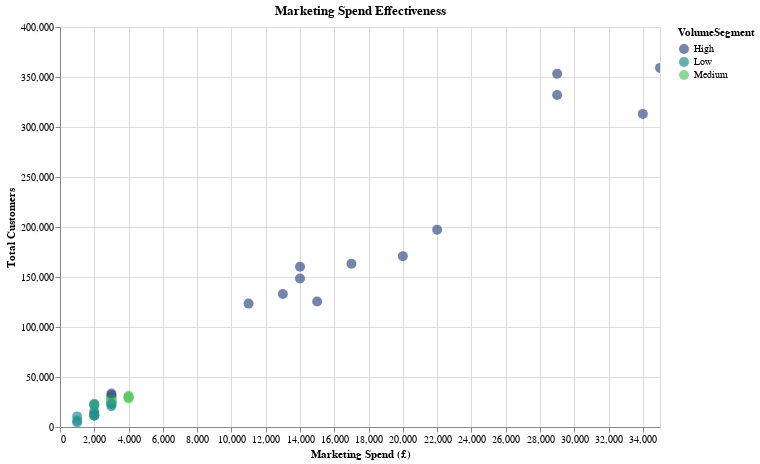

The notebook cell this image was saved under:
### Markdown cell above
#### 1️⃣**Marketing Spend Effectiveness Chart**  

This interactive scatter plot visualizes the relationship between **Marketing Spend (£)** and **Total Customers**, with colors representing **Volume Segments**.  

##### **User Interactions:**  
✅ **Hover** over points to see **Store Name, Marketing Spend, Customers, and Size**.  
✅ **Pan & Zoom** using click-and-drag or scroll to explore different spending levels.  
✅ **Dynamic Colors** distinguish store performance by volume segment.  
✅ **Adjustable Axes** allow a detailed view of marketing efficiency.  

**How to Use:**  
- Identify trends between marketing spend and customer footfall.  
- Compare store performance by hovering over data points.  
- Spot outliers and assess marketing effectiveness efficiently.

### Code cell
chart_marketing = alt.Chart(df_summary).mark_circle(size=100).encode(
    x=alt.X('Marketing (£):Q', title="Marketing Spend (£)"),
    y=alt.Y('Customers:Q', title="Total Customers"),
    color=alt.Color('VolumeSegment:N', scale=alt.Scale(scheme='viridis')),
    tooltip=['Store', 'Marketing (£)', 'Customers', 'Size (msq)']
).properties(
    width=600, height=400,
    title="Marketing Spend Effectiveness"
).interactive()

chart_marketing.display()

### Figure 1 — Vega-Lite specification as saved in the notebook (floating-point values rounded to 4 significant figures)
{"config": {"view": {"continuousWidth": 300, "continuousHeight": 300}}, "data": {"name": "data-8f6c915c45836e0576d4d4f36b1fa388"}, "mark": {"type": "circle", "size": 100}, "encoding": {"color": {"field": "VolumeSegment", "scale": {"scheme": "viridis"}, "type": "nominal"}, "tooltip": [{"field": "Store", "type": "nominal"}, {"field": "Marketing (£)", "type": "quantitative"}, {"field": "Customers", "type": "quantitative"}, {"field": "Size (msq)", "type": "quantitative"}], "x": {"field": "Marketing (£)", "title": "Marketing Spend (£)", "type": "quantitative"}, "y": {"field": "Customers", "title": "Total Customers", "type": "quantitative"}}, "height": 400, "params": [{"name": "param_1", "select": {"type": "interval", "encodings": ["x", "y"]}, "bind": "scales"}], "title": "Marketing Spend Effectiveness", "width": 600, "$schema": "https://vega.github.io/schema/vega-lite/v5.20.1.json", "datasets": {"data-8f6c915c45836e0576d4d4f36b1fa388": [{"Store": "WPT", "Marketing (£)": 35000, "Overheads (£)": 82000, "Size (msq)": 6242, "Staff": 64, "Customers": 359101, "CustomersPer£": 10.26, "CustomersPerSqm": 57.53, "CustomersPerStaff": 5611.0, "Status": "Operational", "VolumeSegment": "High"}, {"Store": "QUF", "Marketing (£)": 2000, "Overheads (£)": 83000, "Size (msq)": 93, "Staff": 1, "Customers": 11859, "CustomersPer£": 5.929, "CustomersPerSqm": 127.5, "CustomersPerStaff": 11860.0, "Status": "New", "VolumeSegment": "Low"}, {"Store": "WWU", "Marketing (£)": 2000, "Overheads (£)": 76000, "Size (msq)": 376, "Staff": 4, "Customers": 21856, "CustomersPer£": 10.93, "CustomersPerSqm": 58.13, "CustomersPerStaff": 5464.0, "Status": "Operational", "VolumeSegment": "Low"}, {"Store": "ZIG", "Marketing (£)": 3000, "Overheads (£)": 98000, "Size (msq)": 392, "Staff": 3, "Customers": 24824, "CustomersPer£": 8.275, "CustomersPerSqm": 63.33, "CustomersPerStaff": 8275.0, "Status": "Operational", "VolumeSegment": "Medium"}, {"Store": "VBO", "Marketing (£)": 20000, "Overheads (£)": 28000, "Size (msq)": 1129, "Staff": 8, "Customers": 170874, "CustomersPer£": 8.544, "CustomersPerSqm": 151.3, "CustomersPerStaff": 21360.0, "Status": "Operational", "VolumeSegment": "High"}, {"Store": "GIN", "Marketing (£)": 3000, "Overheads (£)": 64000, "Size (msq)": 208, "Staff": 2, "Customers": 20816, "CustomersPer£": 6.939, "CustomersPerSqm": 100.1, "CustomersPerStaff": 10410.0, "Status": "Operational", "VolumeSegment": "Low"}, {"Store": "QOU", "Marketing (£)": 1000, "Overheads (£)": 76000, "Size (msq)": 115, "Staff": 1, "Customers": 6202, "CustomersPer£": 6.202, "CustomersPerSqm": 53.93, "CustomersPerStaff": 6202.0, "Status": "New", "VolumeSegment": "Low"}, {"Store": "RVP", "Marketing (£)": 13000, "Overheads (£)": 95000, "Size (msq)": 877, "Staff": 9, "Customers": 132917, "CustomersPer£": 10.22, "CustomersPerSqm": 151.6, "CustomersPerStaff": 14770.0, "Status": "Operational", "VolumeSegment": "High"}, {"Store": "VCF", "Marketing (£)": 3000, "Overheads (£)": 48000, "Size (msq)": 473, "Staff": 3, "Customers": 25937, "CustomersPer£": 8.646, "CustomersPerSqm": 54.84, "CustomersPerStaff": 8646.0, "Status": "Operational", "VolumeSegment": "Medium"}, {"Store": "ZCW", "Marketing (£)": 3000, "Overheads (£)": 16000, "Size (msq)": 444, "Staff": 4, "Customers": 26909, "CustomersPer£": 8.97, "CustomersPerSqm": 60.61, "CustomersPerStaff": 6727.0, "Status": "Operational", "VolumeSegment": "Medium"}, {"Store": "VVE", "Marketing (£)": 29000, "Overheads (£)": 81000, "Size (msq)": 2376, "Staff": 22, "Customers": 353218, "CustomersPer£": 12.18, "CustomersPerSqm": 148.7, "CustomersPerStaff": 16060.0, "Status": "Operational", "VolumeSegment": "High"}, {"Store": "BCD", "Marketing (£)": 1000, "Overheads (£)": 78000, "Size (msq)": 142, "Staff": 2, "Customers": 10594, "CustomersPer£": 10.59, "CustomersPerSqm": 74.61, "CustomersPerStaff": 5297.0, "Status": "Closed", "VolumeSegment": "Low"}, {"Store": "FOX", "Marketing (£)": 4000, "Overheads (£)": 90000, "Size (msq)": 606, "Staff": 7, "Customers": 28612, "CustomersPer£": 7.153, "CustomersPerSqm": 47.21, "CustomersPerStaff": 4087.0, "Status": "Operational", "VolumeSegment": "Medium"}, {"Store": "TVW", "Marketing (£)": 17000, "Overheads (£)": 91000, "Size (msq)": 1855, "Staff": 13, "Customers": 163302, "CustomersPer£": 9.606, "CustomersPerSqm": 88.03, "CustomersPerStaff": 12560.0, "Status": "Operational", "VolumeSegment": "High"}, {"Store": "VPA", "Marketing (£)": 3000, "Overheads (£)": 80000, "Size (msq)": 629, "Staff": 5, "Customers": 28469, "CustomersPer£": 9.49, "CustomersPerSqm": 45.26, "CustomersPerStaff": 5694.0, "Status": "Operational", "VolumeSegment": "Medium"}, {"Store": "IIU", "Marketing (£)": 3000, "Overheads (£)": 21000, "Size (msq)": 219, "Staff": 2, "Customers": 29760, "CustomersPer£": 9.92, "CustomersPerSqm": 135.9, "CustomersPerStaff": 14880.0, "Status": "Operational", "VolumeSegment": "Medium"}, {"Store": "ICK", "Marketing (£)": 3000, "Overheads (£)": 65000, "Size (msq)": 370, "Staff": 4, "Customers": 30833, "CustomersPer£": 10.28, "CustomersPerSqm": 83.33, "CustomersPerStaff": 7708.0, "Status": "Operational", "VolumeSegment": "Medium"}, {"Store": "YWC", "Marketing (£)": 4000, "Overheads (£)": 49000, "Size (msq)": 229, "Staff": 3, "Customers": 30278, "CustomersPer£": 7.569, "CustomersPerSqm": 132.2, "CustomersPerStaff": 10090.0, "Status": "Operational", "VolumeSegment": "Medium"}, {"Store": "RBZ", "Marketing (£)": 2000, "Overheads (£)": 78000, "Size (msq)": 201, "Staff": 2, "Customers": 13412, "CustomersPer£": 6.706, "CustomersPerSqm": 66.73, "CustomersPerStaff": 6706.0, "Status": "Operational", "VolumeSegment": "Low"}, {"Store": "SJR", "Marketing (£)": 15000, "Overheads (£)": 40000, "Size (msq)": 1247, "Staff": 9, "Customers": 125503, "CustomersPer£": 8.367, "CustomersPerSqm": 100.6, "CustomersPerStaff": 13940.0, "Status": "Operational", "VolumeSegment": "High"}, {"Store": "SPC", "Marketing (£)": 14000, "Overheads (£)": 89000, "Size (msq)": 1417, "Staff": 10, "Customers": 148419, "CustomersPer£": 10.6, "CustomersPerSqm": 104.7, "CustomersPerStaff": 14840.0, "Status": "Operational", "VolumeSegment": "High"}, {"Store": "AIO", "Marketing (£)": 2000, "Overheads (£)": 91000, "Size (msq)": 275, "Staff": 3, "Customers": 16043, "CustomersPer£": 8.021, "CustomersPerSqm": 58.34, "CustomersPerStaff": 5348.0, "Status": "Closed", "VolumeSegment": "Low"}, {"Store": "AQZ", "Marketing (£)": 2000, "Overheads (£)": 56000, "Size (msq)": 184, "Staff": 2, "Customers": 11469, "CustomersPer£": 5.734, "CustomersPerSqm": 62.33, "CustomersPerStaff": 5734.0, "Status": "New", "VolumeSegment": "Low"}, {"Store": "RIK", "Marketing (£)": 1000, "Overheads (£)": 46000, "Size (msq)": 71, "Staff": 1, "Customers": 4538, "CustomersPer£": 4.538, "CustomersPerSqm": 63.92, "CustomersPerStaff": 4538.0, "Status": "New", "VolumeSegment": "Low"}, {"Store": "FWI", "Marketing (£)": 3000, "Overheads (£)": 20000, "Size (msq)": 542, "Staff": 3, "Customers": 24701, "CustomersPer£": 8.234, "CustomersPerSqm": 45.57, "CustomersPerStaff": 8234.0, "Status": "Operational", "VolumeSegment": "Medium"}, {"Store": "XKX", "Marketing (£)": 4000, "Overheads (£)": 26000, "Size (msq)": 470, "Staff": 4, "Customers": 31212, "CustomersPer£": 7.803, "CustomersPerSqm": 66.41, "CustomersPerStaff": 7803.0, "Status": "Operational", "VolumeSegment": "Medium"}, {"Store": "XCM", "Marketing (£)": 3000, "Overheads (£)": 63000, "Size (msq)": 238, "Staff": 2, "Customers": 31963, "CustomersPer£": 10.65, "CustomersPerSqm": 134.3, "CustomersPerStaff": 15980.0, "Status": "Operational", "VolumeSegment": "High"}, {"Store": "WQK", "Marketing (£)": 2000, "Overheads (£)": 23000, "Size (msq)": 291, "Staff": 2, "Customers": 23279, "CustomersPer£": 11.64, "CustomersPerSqm": 80.0, "CustomersPerStaff": 11640.0, "Status": "Operational", "VolumeSegment": "Medium"}, {"Store": "GCC", "Marketing (£)": 2000, "Overheads (£)": 11000, "Size (msq)": 370, "Staff": 3, "Customers": 22784, "CustomersPer£": 11.39, "CustomersPerSqm": 61.58, "CustomersPerStaff": 7595.0, "Status": "Operational", "VolumeSegment": "Low"}, {"Store": "UJB", "Marketing (£)": 14000, "Overheads (£)": 85000, "Size (msq)": 2322, "Staff": 15, "Customers": 160311, "CustomersPer£": 11.45, "CustomersPerSqm": 69.04, "CustomersPerStaff": 10690.0, "Status": "Operational", "VolumeSegment": "High"}, {"Store": "UPM", "Marketing (£)": 22000, "Overheads (£)": 24000, "Size (msq)": 3469, "Staff": 20, "Customers": 197184, "CustomersPer£": 8.963, "CustomersPerSqm": 56.84, "CustomersPerStaff": 9859.0, "Status": "Operational", "VolumeSegment": "High"}, {"Store": "ZWJ", "Marketing (£)": 2000, "Overheads (£)": 97000, "Size (msq)": 117, "Staff": 2, "Customers": 11237, "CustomersPer£": 5.619, "CustomersPerSqm": 96.04, "CustomersPerStaff": 5618.0, "Status": "New", "VolumeSegment": "Low"}, {"Store": "VKP", "Marketing (£)": 3000, "Overheads (£)": 65000, "Size (msq)": 305, "Staff": 2, "Customers": 23134, "CustomersPer£": 7.711, "CustomersPerSqm": 75.85, "CustomersPerStaff": 11570.0, "Status": "Operational", "VolumeSegment": "Low"}, {"Store": "YQR", "Marketing (£)": 4000, "Overheads (£)": 85000, "Size (msq)": 558, "Staff": 5, "Customers": 29733, "CustomersPer£": 7.433, "CustomersPerSqm": 53.28, "CustomersPerStaff": 5947.0, "Status": "Operational", "VolumeSegment": "Medium"}, {"Store": "UVL", "Marketing (£)": 3000, "Overheads (£)": 93000, "Size (msq)": 433, "Staff": 3, "Customers": 27209, "CustomersPer£": 9.07, "CustomersPerSqm": 62.84, "CustomersPerStaff": 9070.0, "Status": "Operational", "VolumeSegment": "Medium"}, {"Store": "TBH", "Marketing (£)": 11000, "Overheads (£)": 27000, "Size (msq)": 2154, "Staff": 23, "Customers": 123402, "CustomersPer£": 11.22, "CustomersPerSqm": 57.29, "CustomersPerStaff": 5365.0, "Status": "Operational", "VolumeSegment": "High"}, {"Store": "WBY", "Marketing (£)": 34000, "Overheads (£)": 37000, "Size (msq)": 6633, "Staff": 42, "Customers": 313096, "CustomersPer£": 9.209, "CustomersPerSqm": 47.2, "CustomersPerStaff": 7455.0, "Status": "Operational", "VolumeSegment": "High"}, {"Store": "HOF", "Marketing (£)": 3000, "Overheads (£)": 60000, "Size (msq)": 390, "Staff": 3, "Customers": 23030, "CustomersPer£": 7.677, "CustomersPerSqm": 59.05, "CustomersPerStaff": 7677.0, "Status": "Operational", "VolumeSegment": "Low"}, {"Store": "HWR", "Marketing (£)": 3000, "Overheads (£)": 61000, "Size (msq)": 673, "Staff": 5, "Customers": 33546, "CustomersPer£": 11.18, "CustomersPerSqm": 49.85, "CustomersPerStaff": 6709.0, "Status": "Operational", "VolumeSegment": "High"}, {"Store": "WHI", "Marketing (£)": 29000, "Overheads (£)": 59000, "Size (msq)": 6571, "Staff": 33, "Customers": 332008, "CustomersPer£": 11.45, "CustomersPerSqm": 50.53, "CustomersPerStaff": 10060.0, "Status": "Operational", "VolumeSegment": "High"}]}}
